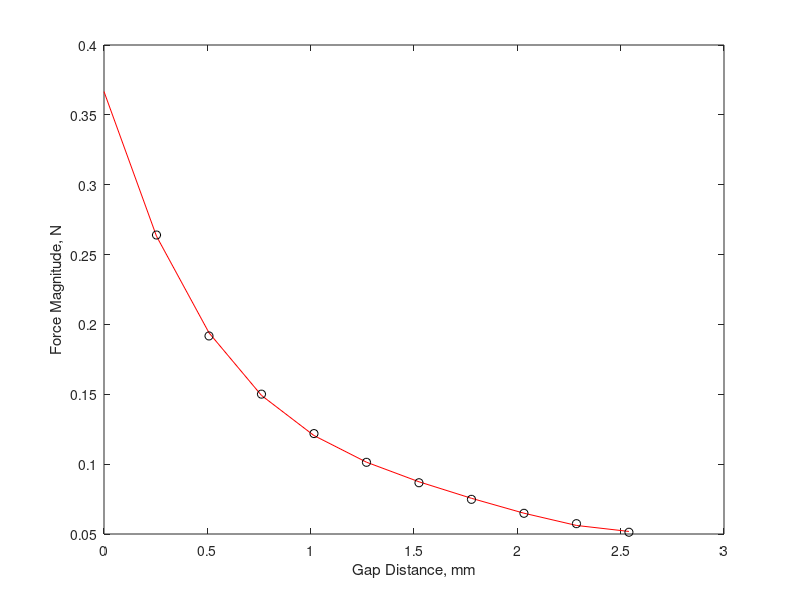

The MATLAB source for this figure: (Note: this script raises an error after producing the figure.)
% Nolan Canegallo
% MAE/ECE 535 Demo Project
% Due 26 June 2023
clear; clc; close all;
%% Magnetic force as function of gap
data = [
    0.01, -.264001;
    0.02, -.191758;
    0.03, -.150108;
    0.04, -.121877;
    0.05, -.101318;
    0.06, -.0866876;
    0.07, -.074813;
    0.08, -.0648187;
    0.09, -.0573948;
    0.10, -.0512624;
]; % in   % N
   % gap  % Mag. Force

% Polynomial Fit and evaluation
F_mag = polyfit(data(:,1)*25.4,data(:,2),4);
x = 25.4*(0:0.01:0.1);
yth = polyval(F_mag,x);

% Plot fit and data on same figure
f1 = figure(1);
plot(x,abs(yth),'-r')
hold on
plot(data(:,1)*25.4,abs(data(:,2)),'ok')
hold off
xlabel('Gap Distance, mm')
ylabel('Force Magnitude, N')
legend(["Quartic Fit","FEMM Simulation"],"Location","ne")
grid on
axis tight

%% Calculate angular behavior
th0 = 0;        % Initial angle rad
w0 = 0;         % Initial anglular velocity rad/s
g = 9.81;       % m/s^2


y0 = 0.1*25.4e-3;   % Initial gap m
s0 = 3.85e-3;       % Initial spring compression m
r_mag = 94e-3;       % Magnet force arm m
r_cm = 58e-3;        % Center of mass arm m
r_spr = 15e-3;       % Spring force arm
ks = 316.65;        % Spring constant N/m
m = 32e-3;          % Mass kg
I = m*r_cm^2;        %

t0 = 0;     % start time
tf = 0.5;   % stop time
dt = 1e-5;  % time step

times = t0:dt:tf;   % Precalculate time vector

yth = @(th) y0+r_mag*th;                                % y as f(theta)
stretch = @(th) r_spr*th - s0;                          % stretch as f(theta)
tauspr = @(th) (r_spr) * (-stretch(th)*ks);             % spring torque as f(theta) [small angle]
taug = @(th) (r_cm) * (-m*g);                           % gravity torque as f(theta) [small angle]
taumag = @(th) (r_mag) * polyval(F_mag,yth(th));        % magnetic torque as f(theta) [small angle]

% yth = @(th) y0+lmag*sin(th);                                % y as f(theta)
% stretch = @(th) lspr*sin(th) - s0;                          % stretch as f(theta)
% tauspr = @(th) (lspr*cos(th)) * (-stretch(th)*ks);          % spring torque as f(theta) [assumes force vertical only]
% taug = @(th) (lcm*cos(th)) * (-m*g);                        % gravity torque as f(theta) [assumes force vertical only]
% taumag = @(th) (lmag*cos(th)) * polyval(F_mag,yth(th));     % magnetic torque as f(theta) [assumes force vertical only]

%% Simulation with magnet on, Arm starts at NC

th = th0;                                    % set current angle
w = w0;                                      % set current angular velocity
a0 = (tauspr(th) + taug(th) + taumag(th))/I; % set initial angular acceleration rad/s^2
a = a0;                                      % set current angular acceleration

results = zeros(length(times),5);            % preallocate results
results(1,:) = [t0,th0,w0,a0,y0];            % set initial row

for i = 2:length(times) % iterate for rest of the rows
    y = yth(th);    % calculate gap
    dth = w;        % set dtheta/dt
    dw = a;         % set domega/dt

    tau = tauspr(th) + taug(th) + taumag(th); % calculate torque
    a = tau/I;                                % update ang. accel
    th = th + dth*dt;                         % update ang. vel
    w = w + dw*dt;                            % update ang. pos
    results(i,:) = [times(i),th,w,a,y];       % save to results

    if y < 0                                  % check if zero gap reached
        if i < length(times)                  % if still empty entries
            results(i+1:end,:) = [];          % delete empty entries
        end
        break;                                % exit loop early
    end
end

% Plot angle vs time
f2 = figure;
plot(results(:,1),results(:,2))
xlabel('Time, s')
ylabel('Angle, rad')
grid on
axis tight

% Plot ang. vel vs time
f3 = figure;
plot(results(:,1),results(:,3))
xlabel('Time, s')
ylabel('Anglular Velocity, rad/s')
grid on
axis tight

% Plot ang. acccel vs time
f4 = figure;
plot(results(:,1),results(:,4))
xlabel('Time, s')
ylabel('Angular Acceleration, rad/s^2')
grid on
axis tight

% Plot gap vs time
f5 = figure;
plot(results(:,1),results(:,5)*1000)
grid on
axis tight
xlabel('Time, s')
ylabel('Gap Distance, mm')

%% Simulation with magnet off, Arm starts at NO

th = results(end,2);                     % set current angle
w = 0;                                   % set current angular velocity
a0 = (tauspr(th) + taug(th))/I;          % set initial angular acceleration rad/s^2
a = a0;                                  % set current angular acceleration 

results2 = zeros(length(times),5);       % preallocate results
results2(1,:) = [t0, th, w, a, yth(th)]; % set initial row

for i = 2:length(times) % iterate for rest of the rows
    y = yth(th);    % calculate gap
    dth = w;        % set dtheta/dt
    dw = a;         % set domega/dt
    
    tau = tauspr(th) + taug(th);    % calculate torque
    a = tau/I;                      % update ang. accel
    th = th + dth*dt;               % update ang. vel
    w = w + dw*dt;                  % update ang. pos
    results2(i,:) = [times(i),th,w,a,y];    % save to results

    if y > y0                           % check if max gap reached
        if i < length(times)            % if still empty entries
            results2(i+1:end,:) = [];   % delete empty entries
        end
        break;                          % exit loop early
    end
end

% Plot angle vs time
f6 = figure;
plot(results2(:,1),results2(:,2))
xlabel('Time, s')
ylabel('Angle, rad')
grid on
axis tight

% Plot ang. vel vs time
f7 = figure;
plot(results2(:,1),results2(:,3))
xlabel('Time, s')
ylabel('Anglular Velocity, rad/s')
grid on
axis tight

% Plot ang. accel vs time
f8 = figure;
plot(results2(:,1),results2(:,4))
xlabel('Time, s')
ylabel('Angular Acceleration, rad/s^2')
grid on
axis tight

% Plot gap vs time
f9 = figure;
plot(results2(:,1),results2(:,5)*1000)
grid on
axis tight
xlabel('Time, s')
ylabel('Gap Distance, mm')
